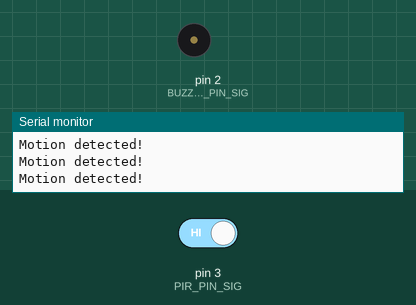
Recording of a sketch running on a simulated Arduino Uno, built with avr-gcc and run on an emulated ATmega328P. Parts: buzzer (waves = sounding, pin HIGH), the last lines printed to the serial monitor. Inputs (shaded band) come from the test bench; at power-on: pin 3 (PIR_PIN_SIG) HIGH.

Above: at 12.8 s.
12.9 s: pin 3 (PIR_PIN_SIG) driven LOW
At 13.12 s:
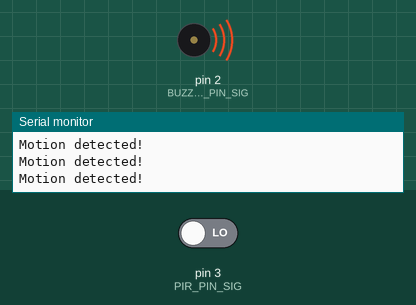
19.9 s: pin 3 (PIR_PIN_SIG) driven HIGH
At 20.12 s:
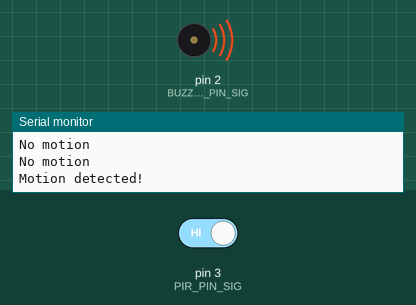
Timing chart, 0 to 32.6 s (numbered marks = the images above; inputs shaded):
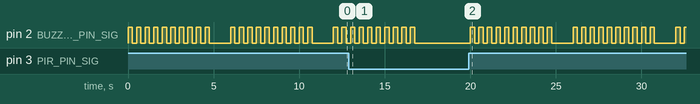

The sketch:

Motion_Alarm.ino
```cpp
// Include Libraries
#include "Arduino.h"
#include "Buzzer.h"
#include "PIR.h"

// Pin Definitions
#define BUZZER_PIN_SIG 2
#define PIR_PIN_SIG    3

// Object initialization
Buzzer buzzer(BUZZER_PIN_SIG);
PIR pir(PIR_PIN_SIG);

void setup() {
  Serial.begin(9600);
  while (!Serial); // Wait for serial port to connect
  Serial.println("Motion Detection System Initialized");
}

void loop() {
  bool motionDetected = pir.read();

  if (motionDetected) {
    Serial.println("Motion detected!");

    // Beep for 5 seconds with 0.5s period (0.25s on, 0.25s off)
    for (int i = 0; i < 10; i++) {
      buzzer.on();
      delay(250);  // ON for 0.25s
      buzzer.off();
      delay(250);  // OFF for 0.25s
    }

    // Optional: small delay to avoid retriggering immediately
    delay(1000);
  } else {
    Serial.println("No motion");
    delay(200);  // Short delay to reduce serial output spam
  }
}
```

Buzzer.cpp
```cpp
#include "Buzzer.h"

Buzzer::Buzzer(const int pin) : Switchable(pin)
{

}
```

Buzzer.h
```cpp
/** \addtogroup Buzzer
 *  @{
 */
#ifndef BUZZER_H
#define BUZZER_H

#include "Switchable.h"

//solenoid driver class:
class Buzzer : public Switchable {
    public:
        Buzzer(const int pin);
};

#endif //BUZZER_H
 /** @}*/
```

PIR.cpp
```cpp
#include "PIR.h"


PIR::PIR(int PIRPin) : signalPin(PIRPin)
{
	pinMode(signalPin, INPUT);

}
bool PIR::read()
{
	return digitalRead(signalPin);
}
```

PIR.h
```cpp
/** \addtogroup PIRGeneric
 *  @{
 */

#ifndef PIR_H
#define PIR_H

#include <Arduino.h>

class PIR
{
	public:
		PIR(int PIRPin);
		bool read();
	private:
		const int signalPin;
};
#endif //PIR_H
/** @}*/
```

Switchable.cpp
```cpp
#include "Switchable.h"
#include <Arduino.h>

Switchable::Switchable(const int pin) : m_pin(pin)
{
    // Set pin as output
    pinMode(m_pin, OUTPUT);
    // Start state if off
	off();
}

//turn on:
void Switchable::on()
{
	digitalWrite(m_pin, 1); //high
	m_state = true;
}

//turn off:
void Switchable::off()
{
	digitalWrite(m_pin, 0); //low
	m_state = false;
}

void Switchable::toggle()
{
	digitalWrite(m_pin, !m_state); //low
	m_state = !m_state;
}

// dim pin
void Switchable::dim(int dimVal)
{
    analogWrite(m_pin, dimVal);
}

bool Switchable::getState()
{
    return m_state;
}

void Switchable::setState(bool state)
{
    digitalWrite(m_pin, state);
    m_state = state;
}
```

Switchable.h
```cpp
#ifndef _SWITCHABLE_H_
#define _SWITCHABLE_H_

//Base class for output that can be switched on/off via single digital pin:
class Switchable
{
	public:

		// Consturcutor accepts pin number for output
	    Switchable(const int pin);

		// Turn pin on
		void on();

	    // Turn pin off
		void off();

		// Toggle pin
		void toggle();

		// dim pin
		void dim(int dimVal);

		// Get current state
		bool getState();

		// Set state with bool variable
		void setState(bool state);

	private:

		const int m_pin; 	//output pin
		bool m_state;		//current state
};

#endif // _SWITCHABLE_H_
 
```

Measured:
- after the input at 12.9 s, pin 2 (BUZZER_PIN_SIG): goes on until 16.8 s, then stays LOW
- after the input at 19.9 s, pin 2 (BUZZER_PIN_SIG): LOW → HIGH after 0.10 s, then repeats every 6.0 s: 9 × (LOW 0.25 s, HIGH 0.25 s), LOW 1.3 s, HIGH 0.25 s
- by itself, pin 2 (BUZZER_PIN_SIG): repeats every 6.0 s: 9 × (LOW 0.25 s, HIGH 0.25 s), LOW 1.3 s, HIGH 0.25 s
